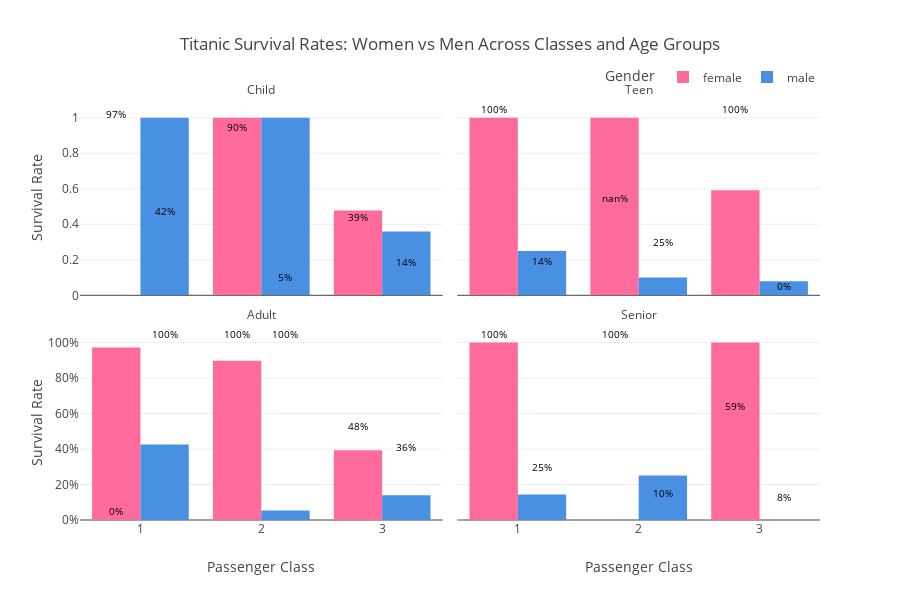

Write notebook code for a chart like this one.
### Markdown cell above
For this exercise you will analyze survival patterns on the Titanic by looking at passenger class, sex, and age group. Name the function survival_demographics().

1. Create a new column in the Titanic dataset that classifies passengers into age categories (i.e., a pandas category series). The categories should be:

        Child (up to 12)
        Teen (13–19)
        Adult (20–59)
        Senior (60+)
Hint: The pd.cut() function might come in handy here.

2. Group the passengers by class, sex, and age group.

3. For each group, calculate:

        The total number of passengers, n_passengers
        The number of survivors, n_survivors
        The survival rate, survival_rate
4. Return a table that includes the results for all combinations of class, sex, and age group.

5. Order the results so they are easy to interpret.

6. Come up with a clear question that your results table makes you curious about (e.g., “Did women in first class have a higher survival rate than men in other classes?”). Write this question in your app.py file above the call to your visualization function, using st.write("Your Question Here").

7. Create a Plotly visualization in a function named visualize_demographic() that directly addresses your question by returning a Plotly figure (e.g., fig = px. ...). You are free to choose the chart type that you think best communicates the findings. Be creative — try different approaches, compare them, and ensure that your chart clearly answers the question you posed.

### Code cell
import streamlit as st
import pandas as pd
import plotly.express as px
import plotly.graph_objects as go

df = pd.read_csv('https://raw.githubusercontent.com/leontoddjohnson/datasets/main/data/titanic.csv')

def survival_demographics():
    """
    Analyze survival patterns by passenger class, sex, and age group.
    Returns a DataFrame with passenger counts, survivor counts, and survival rates.
    """
    # Age categories
    bins = [0, 12, 19, 59, 100]
    labels = ['Child', 'Teen', 'Adult', 'Senior']
    df['age_group'] = pd.cut(df['Age'], bins=bins, labels=labels, right=True)
    
    # Group by class, sex, and age group
    grouped = df.groupby(['Pclass', 'Sex', 'age_group']).agg(
        n_passengers=('PassengerId', 'count'),
        n_survivors=('Survived', 'sum')
    ).reset_index()
    
    #survival rate
    grouped['survival_rate'] = (grouped['n_survivors'] / grouped['n_passengers']).round(3)
    
    grouped = grouped.sort_values(['Pclass', 'Sex', 'age_group'])
    
    return grouped

def visualize_demographic():
    """
    Create a visualization with distinct colors for men and women
    showing survival rates across passenger classes and age groups.
    """
    data = survival_demographics()
    
    fig = px.bar(
        data,
        x='Pclass',
        y='survival_rate',
        color='Sex',
        facet_col='age_group',
        facet_col_wrap=2,
        title='Titanic Survival Rates: Women vs Men Across Classes and Age Groups',
        labels={
            'survival_rate': 'Survival Rate',
            'Pclass': 'Passenger Class',
            'Sex': 'Gender',
            'age_group': 'Age Group'
        },
        category_orders={
            'Pclass': [1, 2, 3],
            'Sex': ['female', 'male'],
            'age_group': ['Child', 'Teen', 'Adult', 'Senior']
        },
        barmode='group',
        color_discrete_map={
            'female': '#FF6B9C',  
            'male': '#4A90E2'    
        }
    )
    
    # Customize the layout
    fig.update_layout(
        yaxis_tickformat=',.0%',
        yaxis_range=[0, 1.1],
        height=600,
        showlegend=True,
        legend=dict(
            orientation="h",
            yanchor="bottom",
            y=1.02,
            xanchor="right",
            x=1
        )
    )
    
    fig.for_each_annotation(lambda a: a.update(text=a.text.split("=")[-1]))
    
    for i, row in data.iterrows():
        class_offset = -0.2 if row['Sex'] == 'female' else 0.2
        facet_col = ['Child', 'Teen', 'Adult', 'Senior'].index(row['age_group'])
        
        fig.add_annotation(
            x=row['Pclass'] + class_offset,
            y=row['survival_rate'] + 0.05,
            text=f"{row['survival_rate']:.0%}",
            showarrow=False,
            font=dict(size=10, color='black'),
            xref=f"x{facet_col+1 if facet_col > 0 else ''}",
            yref=f"y{facet_col+1 if facet_col > 0 else ''}"
        )
    
    return fig

visualize_demographic()

### Figure 1 — Plotly figure (JSON) as saved in the notebook; plotly's stock layout.template omitted (floating-point values rounded to 4 significant figures)
{"data": [{"alignmentgroup": "True", "hovertemplate": "Gender=female<br>Age Group=Child<br>Passenger Class=%{x}<br>Survival Rate=%{y}<extra></extra>", "legendgroup": "female", "marker": {"color": "#FF6B9C", "pattern": {"shape": ""}}, "name": "female", "offsetgroup": "female", "orientation": "v", "showlegend": true, "textposition": "auto", "type": "bar", "x": [1, 2, 3], "xaxis": "x3", "y": [0.0, 1.0, 0.478], "yaxis": "y3"}, {"alignmentgroup": "True", "hovertemplate": "Gender=female<br>Age Group=Teen<br>Passenger Class=%{x}<br>Survival Rate=%{y}<extra></extra>", "legendgroup": "female", "marker": {"color": "#FF6B9C", "pattern": {"shape": ""}}, "name": "female", "offsetgroup": "female", "orientation": "v", "showlegend": false, "textposition": "auto", "type": "bar", "x": [1, 2, 3], "xaxis": "x4", "y": [1.0, 1.0, 0.591], "yaxis": "y4"}, {"alignmentgroup": "True", "hovertemplate": "Gender=female<br>Age Group=Adult<br>Passenger Class=%{x}<br>Survival Rate=%{y}<extra></extra>", "legendgroup": "female", "marker": {"color": "#FF6B9C", "pattern": {"shape": ""}}, "name": "female", "offsetgroup": "female", "orientation": "v", "showlegend": false, "textposition": "auto", "type": "bar", "x": [1, 2, 3], "xaxis": "x", "y": [0.971, 0.897, 0.393], "yaxis": "y"}, {"alignmentgroup": "True", "hovertemplate": "Gender=female<br>Age Group=Senior<br>Passenger Class=%{x}<br>Survival Rate=%{y}<extra></extra>", "legendgroup": "female", "marker": {"color": "#FF6B9C", "pattern": {"shape": ""}}, "name": "female", "offsetgroup": "female", "orientation": "v", "showlegend": false, "textposition": "auto", "type": "bar", "x": [1, 2, 3], "xaxis": "x2", "y": [1.0, NaN, 1.0], "yaxis": "y2"}, {"alignmentgroup": "True", "hovertemplate": "Gender=male<br>Age Group=Child<br>Passenger Class=%{x}<br>Survival Rate=%{y}<extra></extra>", "legendgroup": "male", "marker": {"color": "#4A90E2", "pattern": {"shape": ""}}, "name": "male", "offsetgroup": "male", "orientation": "v", "showlegend": true, "textposition": "auto", "type": "bar", "x": [1, 2, 3], "xaxis": "x3", "y": [1.0, 1.0, 0.36], "yaxis": "y3"}, {"alignmentgroup": "True", "hovertemplate": "Gender=male<br>Age Group=Teen<br>Passenger Class=%{x}<br>Survival Rate=%{y}<extra></extra>", "legendgroup": "male", "marker": {"color": "#4A90E2", "pattern": {"shape": ""}}, "name": "male", "offsetgroup": "male", "orientation": "v", "showlegend": false, "textposition": "auto", "type": "bar", "x": [1, 2, 3], "xaxis": "x4", "y": [0.25, 0.1, 0.079], "yaxis": "y4"}, {"alignmentgroup": "True", "hovertemplate": "Gender=male<br>Age Group=Adult<br>Passenger Class=%{x}<br>Survival Rate=%{y}<extra></extra>", "legendgroup": "male", "marker": {"color": "#4A90E2", "pattern": {"shape": ""}}, "name": "male", "offsetgroup": "male", "orientation": "v", "showlegend": false, "textposition": "auto", "type": "bar", "x": [1, 2, 3], "xaxis": "x", "y": [0.425, 0.053, 0.14], "yaxis": "y"}, {"alignmentgroup": "True", "hovertemplate": "Gender=male<br>Age Group=Senior<br>Passenger Class=%{x}<br>Survival Rate=%{y}<extra></extra>", "legendgroup": "male", "marker": {"color": "#4A90E2", "pattern": {"shape": ""}}, "name": "male", "offsetgroup": "male", "orientation": "v", "showlegend": false, "textposition": "auto", "type": "bar", "x": [1, 2, 3], "xaxis": "x2", "y": [0.143, 0.25, 0.0], "yaxis": "y2"}], "layout": {"annotations": [{"showarrow": false, "text": "Adult", "x": 0.245, "xanchor": "center", "xref": "paper", "y": 0.465, "yanchor": "bottom", "yref": "paper"}, {"showarrow": false, "text": "Senior", "x": 0.755, "xanchor": "center", "xref": "paper", "y": 0.465, "yanchor": "bottom", "yref": "paper"}, {"showarrow": false, "text": "Child", "x": 0.245, "xanchor": "center", "xref": "paper", "y": 1.0, "yanchor": "bottom", "yref": "paper"}, {"showarrow": false, "text": "Teen", "x": 0.755, "xanchor": "center", "xref": "paper", "y": 1.0, "yanchor": "bottom", "yref": "paper"}, {"font": {"color": "black", "size": 10}, "showarrow": false, "text": "0%", "x": 0.8, "xref": "x", "y": 0.05, "yref": "y"}, {"font": {"color": "black", "size": 10}, "showarrow": false, "text": "100%", "x": 0.8, "xref": "x2", "y": 1.05, "yref": "y2"}, {"font": {"color": "black", "size": 10}, "showarrow": false, "text": "97%", "x": 0.8, "xref": "x3", "y": 1.021, "yref": "y3"}, {"font": {"color": "black", "size": 10}, "showarrow": false, "text": "100%", "x": 0.8, "xref": "x4", "y": 1.05, "yref": "y4"}, {"font": {"color": "black", "size": 10}, "showarrow": false, "text": "100%", "x": 1.2, "xref": "x", "y": 1.05, "yref": "y"}, {"font": {"color": "black", "size": 10}, "showarrow": false, "text": "25%", "x": 1.2, "xref": "x2", "y": 0.3, "yref": "y2"}, {"font": {"color": "black", "size": 10}, "showarrow": false, "text": "42%", "x": 1.2, "xref": "x3", "y": 0.475, "yref": "y3"}, {"font": {"color": "black", "size": 10}, "showarrow": false, "text": "14%", "x": 1.2, "xref": "x4", "y": 0.193, "yref": "y4"}, {"font": {"color": "black", "size": 10}, "showarrow": false, "text": "100%", "x": 1.8, "xref": "x", "y": 1.05, "yref": "y"}, {"font": {"color": "black", "size": 10}, "showarrow": false, "text": "100%", "x": 1.8, "xref": "x2", "y": 1.05, "yref": "y2"}, {"font": {"color": "black", "size": 10}, "showarrow": false, "text": "90%", "x": 1.8, "xref": "x3", "y": 0.947, "yref": "y3"}, {"font": {"color": "black", "size": 10}, "showarrow": false, "text": "nan%", "x": 1.8, "xref": "x4", "y": null, "yref": "y4"}, {"font": {"color": "black", "size": 10}, "showarrow": false, "text": "100%", "x": 2.2, "xref": "x", "y": 1.05, "yref": "y"}, {"font": {"color": "black", "size": 10}, "showarrow": false, "text": "10%", "x": 2.2, "xref": "x2", "y": 0.15, "yref": "y2"}, {"font": {"color": "black", "size": 10}, "showarrow": false, "text": "5%", "x": 2.2, "xref": "x3", "y": 0.103, "yref": "y3"}, {"font": {"color": "black", "size": 10}, "showarrow": false, "text": "25%", "x": 2.2, "xref": "x4", "y": 0.3, "yref": "y4"}, {"font": {"color": "black", "size": 10}, "showarrow": false, "text": "48%", "x": 2.8, "xref": "x", "y": 0.528, "yref": "y"}, {"font": {"color": "black", "size": 10}, "showarrow": false, "text": "59%", "x": 2.8, "xref": "x2", "y": 0.641, "yref": "y2"}, {"font": {"color": "black", "size": 10}, "showarrow": false, "text": "39%", "x": 2.8, "xref": "x3", "y": 0.443, "yref": "y3"}, {"font": {"color": "black", "size": 10}, "showarrow": false, "text": "100%", "x": 2.8, "xref": "x4", "y": 1.05, "yref": "y4"}, {"font": {"color": "black", "size": 10}, "showarrow": false, "text": "36%", "x": 3.2, "xref": "x", "y": 0.41, "yref": "y"}, {"font": {"color": "black", "size": 10}, "showarrow": false, "text": "8%", "x": 3.2, "xref": "x2", "y": 0.129, "yref": "y2"}, {"font": {"color": "black", "size": 10}, "showarrow": false, "text": "14%", "x": 3.2, "xref": "x3", "y": 0.19, "yref": "y3"}, {"font": {"color": "black", "size": 10}, "showarrow": false, "text": "0%", "x": 3.2, "xref": "x4", "y": 0.05, "yref": "y4"}], "barmode": "group", "height": 600, "legend": {"orientation": "h", "title": {"text": "Gender"}, "tracegroupgap": 0, "x": 1, "xanchor": "right", "y": 1.02, "yanchor": "bottom"}, "showlegend": true, "title": {"text": "Titanic Survival Rates: Women vs Men Across Classes and Age Groups"}, "xaxis": {"anchor": "y", "categoryarray": [1, 2, 3], "categoryorder": "array", "domain": [0, 0.49], "title": {"text": "Passenger Class"}}, "xaxis2": {"anchor": "y2", "categoryarray": [1, 2, 3], "categoryorder": "array", "domain": [0.51, 1], "matches": "x", "title": {"text": "Passenger Class"}}, "xaxis3": {"anchor": "y3", "domain": [0, 0.49], "matches": "x", "showticklabels": false}, "xaxis4": {"anchor": "y4", "domain": [0.51, 1], "matches": "x", "showticklabels": false}, "yaxis": {"anchor": "x", "domain": [0, 0.465], "range": [0, 1.1], "tickformat": ",.0%", "title": {"text": "Survival Rate"}}, "yaxis2": {"anchor": "x2", "domain": [0, 0.465], "matches": "y", "showticklabels": false}, "yaxis3": {"anchor": "x3", "domain": [0.535, 1.0], "matches": "y", "title": {"text": "Survival Rate"}}, "yaxis4": {"anchor": "x4", "domain": [0.535, 1.0], "matches": "y", "showticklabels": false}}}
